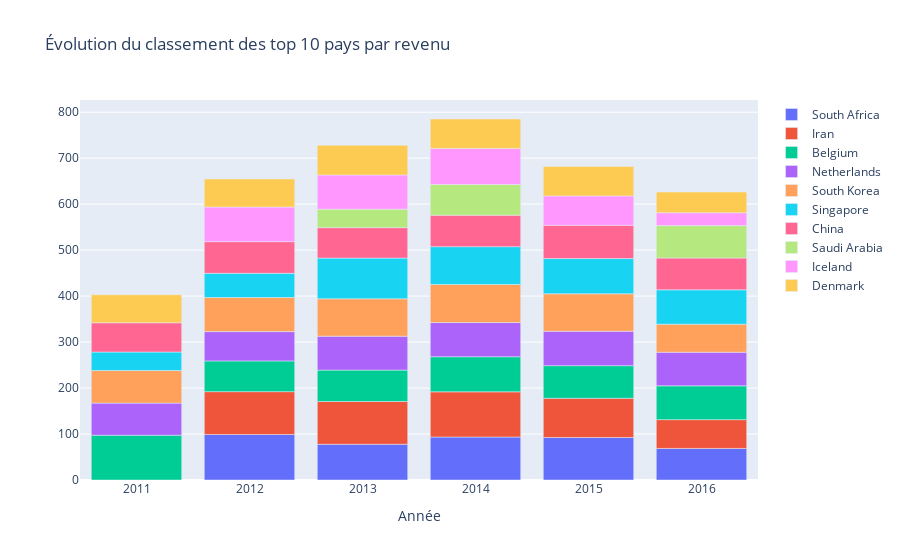

This figure's notebook cell:
### Code cell
# Préparartion des trames de données
countries = dfValue.groupby('country').income.mean().sort_values(ascending=False)[:10].reset_index().country.unique()
# import graph objects as "go"
import plotly.graph_objs as go
data_plot =[]

for pays in countries:
    data = dfValue.loc[dfValue.country==pays].groupby('year').income.mean()[:10].reset_index()
    trace = {
        'x': data.year,
        'y': data.income,
        'name': pays,
        'type':'bar'
        
    }
    data_plot.append(trace)

layout = {
  'xaxis': {'title': 'Année'},
  'barmode': 'relative',
  'title': 'Évolution du classement des top 10 pays par revenu'
};
fig = go.Figure(data = data_plot, layout = layout)
iplot(fig)

### Figure 1 — Plotly figure (JSON) as saved in the notebook; plotly's stock layout.template omitted (floating-point values rounded to 4 significant figures)
{"data": [{"name": "South Africa", "type": "bar", "x": [2011, 2012, 2013, 2014, 2015, 2016], "y": [null, 99.03, 77.7, 93.5, 92.5, 68.63]}, {"name": "Iran", "type": "bar", "x": [2012, 2013, 2014, 2015, 2016], "y": [93.1, 93, 98.3, 85.15, 62.66]}, {"name": "Belgium", "type": "bar", "x": [2011, 2012, 2013, 2014, 2015, 2016], "y": [97.4, 66.93, 68.34, 76.28, 71.03, 73.53]}, {"name": "Netherlands", "type": "bar", "x": [2011, 2012, 2013, 2014, 2015, 2016], "y": [69.84, 63.7, 73.74, 74.38, 74.96, 73.02]}, {"name": "South Korea", "type": "bar", "x": [2011, 2012, 2013, 2014, 2015, 2016], "y": [70.85, 74.21, 81.43, 82.9, 81.34, 61.0]}, {"name": "Singapore", "type": "bar", "x": [2011, 2012, 2013, 2014, 2015, 2016], "y": [40.25, 52.55, 88.45, 82.15, 76.7, 74.85]}, {"name": "China", "type": "bar", "x": [2011, 2012, 2013, 2014, 2015, 2016], "y": [63.6, 68.84, 66.2, 68.39, 72.25, 69.05]}, {"name": "Saudi Arabia", "type": "bar", "x": [2013, 2014, 2016], "y": [40.2, 66.8, 70.57]}, {"name": "Iceland", "type": "bar", "x": [2012, 2013, 2014, 2015, 2016], "y": [75.4, 74.4, 78.5, 64, 28]}, {"name": "Denmark", "type": "bar", "x": [2011, 2012, 2013, 2014, 2015, 2016], "y": [61.03, 60.8, 64.52, 63.98, 63.86, 45.05]}], "layout": {"barmode": "relative", "title": {"text": "Évolution du classement des top 10 pays par revenu"}, "xaxis": {"title": {"text": "Année"}}}}
